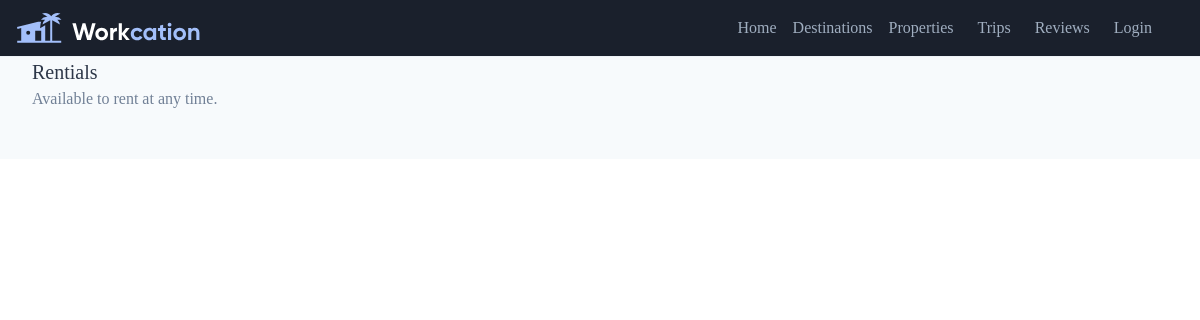
The page /property/ on the database as committed earlier.
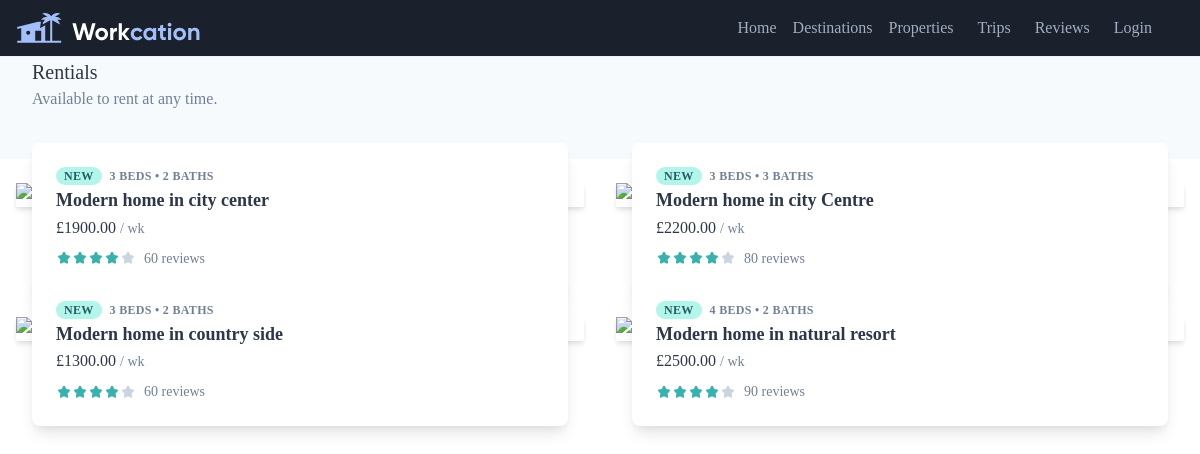
The same page on the database as committed later.
### property/models.py (models this page shows)
class Property(models.Model):
    id              = models.AutoField(primary_key=True)
    title           = models.CharField(max_length=120)
    beds            = models.IntegerField()
    baths           = models.IntegerField()
    priceInCents    = models.IntegerField()
    formattedPrice  = models.DecimalField(decimal_places=2, max_digits=100000)
    reviewCount     = models.IntegerField()
    rating          = models.IntegerField()
    imageUrl        = models.TextField(blank=True, null=True)
    imageAlt        = models.CharField(max_length=120, null=True)

### property/views.py (the view)
# urls.py: path('property/', property_detail_view, name='property'),
def property_detail_view(request, *args, **kwargd):
    queryset = Property.objects.all()
    context = {
        'object_list': queryset,
        'points': [1,2,3,4,5]
    }
    return render(request, "property/details.html",context)

### theme/templates/property/details.html (shortened to what this page needs)
{% extends 'base.html' %}
{% load static %}
{% block content %}
<div class="max-auto ">
    <div class="bg-gray-100 pb-12 border-gray-200 border-solid border-t">
        <h2 class="text-xl text-gray-800 px-8">Rentials</h2>
        <p class="text-gray-600 px-8">Available to rent at any time.</p>
    </div>
    <div class="flex flex-wrap pb-12">
    {% for item in object_list %}
        <div class=" items-center justify-center mt-6 w-full
                        px-4 sm:w-1/2 lg:w-1/2 xl:w-1/4 ">
            <div class="relative pb-5/6">
            </div>
            <div class="relative px-4 -mt-16">
                <div class="bg-white p-6 rounded-lg shadow-lg">
                    <div class="flex items-baseline">
                        <span class="inline-block bg-teal-200
                            text-teal-800 text-xs px-2 rounded-full
                            uppercase font-semibold tracking-wide">
                            New
                        </span>
                    <div class="ml-2 text-gray-600 text-xs
                                uppercase font-semibold tracking-wide">
                        {{ item.beds }} beds &bull;
                        {{ item.baths }} baths
                    </div>
                </div>
                <h4 class="mt-1 font-semibold text-lg leading-tight truncate">
                    {{ item.title }}
                </h4>
                <div class="mt-1"> £{{ item.formattedPrice }}
                    <span class="text-gray-600 text-sm"> / wk</span>
                </div>
                <div class="mt-2 flex items-center">
                    {% for i in points %}
                    <svg
                        class=" {% if i <= item.rating %} text-teal-500
                                {% else %} text-gray-400{% endif %} h-4 w-4 fill-current"
                        viewBox="0 0 24 24"
                        xmlns="http://www.w3.org/2000/svg"
                        >
                        <path d="M8.133 20.333c-1.147.628-2.488-.387-2.269
                            -1.718l.739-4.488-3.13-3.178c-.927-.943-.415-2.585.867
                            -2.78l4.324-.654
                            1.934-4.083a1.536 1.536 0 0 1 2.804 0l1.934 4.083
                            4.324.655c1.282.194 1.794 1.836.866 2.78l-3.129
                            3.177.739 4.488c.219 1.331-1.122 2.346-2.269
                            1.718L12 18.214l-3.867 2.119z"
                        fill-rule="evenodd"/>
                    </svg>
                    {% endfor %}
                    <span class="ml-2 text-gray-600 text-sm">
                            {{ item.reviewCount }} reviews
                    </span>
                </div>
            </div>
        </div>
    </div>
    {% endfor %}
</div>
{% endblock %}

Rows that differ between the two databases and show on the page:
added Property: beds "3", baths "2", title "Modern home in city center", formattedPrice "1900.00", rating 4 (drawn), reviewCount "60"
added Property: beds "3", baths "3", title "Modern home in city Centre", formattedPrice "2200.00", rating 4 (drawn), reviewCount "80"
added Property: beds "3", baths "2", title "Modern home in country side", formattedPrice "1300.00", rating 4 (drawn), reviewCount "60"
added Property: beds "4", baths "2", title "Modern home in natural resort", formattedPrice "2500.00", rating 4 (drawn), reviewCount "90"
